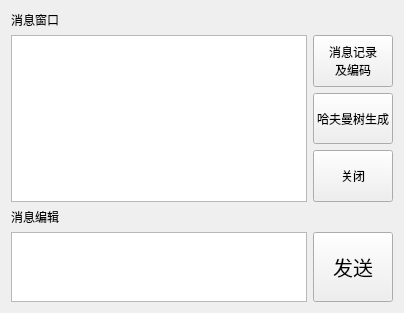
<?xml version="1.0" encoding="UTF-8"?>
<ui version="4.0">
 <class>PrivateScreen</class>
 <widget class="QWidget" name="PrivateScreen">
  <property name="geometry">
   <rect>
    <x>0</x>
    <y>0</y>
    <width>404</width>
    <height>313</height>
   </rect>
  </property>
  <property name="sizePolicy">
   <sizepolicy hsizetype="Expanding" vsizetype="Expanding">
    <horstretch>0</horstretch>
    <verstretch>0</verstretch>
   </sizepolicy>
  </property>
  <property name="windowTitle">
   <string>消息窗口</string>
  </property>
  <layout class="QGridLayout" name="gridLayout">
   <item row="5" column="0">
    <widget class="QTextEdit" name="textEdit">
     <property name="sizePolicy">
      <sizepolicy hsizetype="Expanding" vsizetype="Expanding">
       <horstretch>15</horstretch>
       <verstretch>35</verstretch>
      </sizepolicy>
     </property>
    </widget>
   </item>
   <item row="2" column="1">
    <widget class="QPushButton" name="pushButton">
     <property name="sizePolicy">
      <sizepolicy hsizetype="Expanding" vsizetype="Expanding">
       <horstretch>0</horstretch>
       <verstretch>0</verstretch>
      </sizepolicy>
     </property>
     <property name="text">
      <string>哈夫曼树生成</string>
     </property>
    </widget>
   </item>
   <item row="1" column="1">
    <widget class="QPushButton" name="But_history">
     <property name="sizePolicy">
      <sizepolicy hsizetype="Expanding" vsizetype="Expanding">
       <horstretch>0</horstretch>
       <verstretch>0</verstretch>
      </sizepolicy>
     </property>
     <property name="text">
      <string>消息记录
及编码</string>
     </property>
    </widget>
   </item>
   <item row="1" column="0" rowspan="3">
    <widget class="QTextBrowser" name="textBrowser">
     <property name="sizePolicy">
      <sizepolicy hsizetype="Expanding" vsizetype="Expanding">
       <horstretch>15</horstretch>
       <verstretch>28</verstretch>
      </sizepolicy>
     </property>
    </widget>
   </item>
   <item row="3" column="1">
    <widget class="QPushButton" name="But_close">
     <property name="sizePolicy">
      <sizepolicy hsizetype="Expanding" vsizetype="Expanding">
       <horstretch>0</horstretch>
       <verstretch>0</verstretch>
      </sizepolicy>
     </property>
     <property name="text">
      <string>关闭</string>
     </property>
    </widget>
   </item>
   <item row="0" column="0">
    <widget class="QLabel" name="label">
     <property name="text">
      <string>消息窗口</string>
     </property>
    </widget>
   </item>
   <item row="4" column="0">
    <widget class="QLabel" name="label_2">
     <property name="text">
      <string>消息编辑</string>
     </property>
    </widget>
   </item>
   <item row="5" column="1">
    <widget class="QPushButton" name="But_send">
     <property name="sizePolicy">
      <sizepolicy hsizetype="Expanding" vsizetype="Expanding">
       <horstretch>0</horstretch>
       <verstretch>35</verstretch>
      </sizepolicy>
     </property>
     <property name="font">
      <font>
       <pointsize>15</pointsize>
      </font>
     </property>
     <property name="text">
      <string>发送</string>
     </property>
    </widget>
   </item>
  </layout>
 </widget>
 <resources/>
 <connections/>
</ui>
